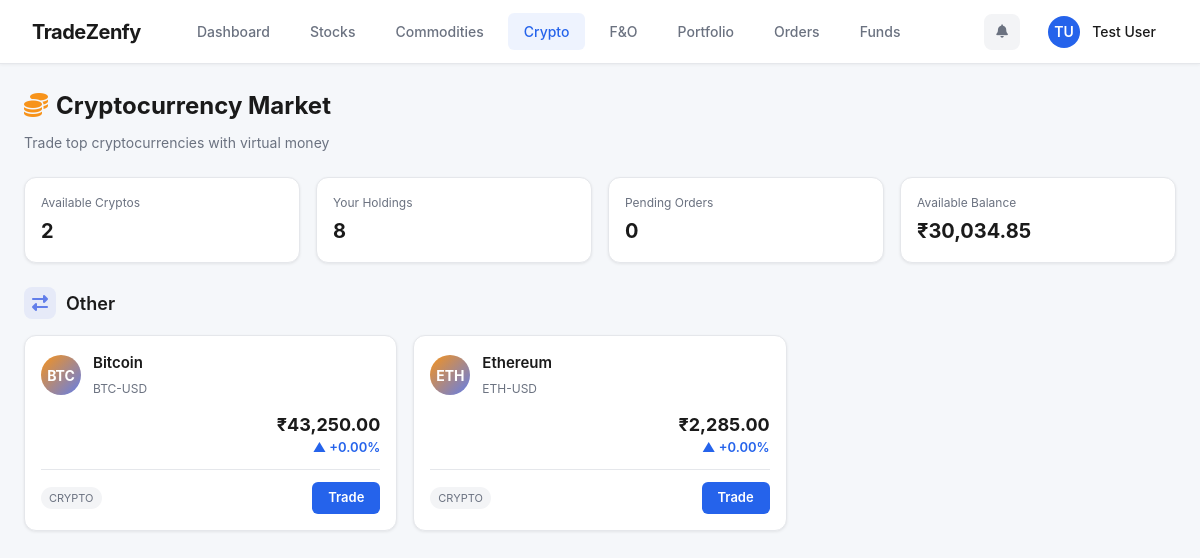
The app's page /crypto-market.php (signed in) with its own data.
### tables this page shows
CREATE TABLE IF NOT EXISTS `account_registrations` (
  `id` int(11) NOT NULL AUTO_INCREMENT,
  `title` varchar(10) DEFAULT NULL,
  `first_name` varchar(100) NOT NULL,
  `last_name` varchar(100) NOT NULL,
  `email` varchar(255) NOT NULL,
  `username` varchar(100) NOT NULL,
  `password` varchar(255) NOT NULL,
  `dob` date DEFAULT NULL,
  `phone` varchar(20) DEFAULT NULL,
  `street` text DEFAULT NULL,
  `postal_code` varchar(20) DEFAULT NULL,
  `city` varchar(100) DEFAULT NULL,
  `country` varchar(100) DEFAULT NULL,
  `state_citizenship` varchar(100) DEFAULT NULL,
  `state_tax_residency` varchar(100) DEFAULT NULL,
  `tax_id` varchar(50) DEFAULT NULL,
  `employment_status` varchar(50) DEFAULT NULL,
  `trading_currency` varchar(50) DEFAULT 'INR',
  `annual_income` decimal(15,2) DEFAULT NULL,
  `net_worth` decimal(15,2) DEFAULT NULL,
  `source_of_wealth` text DEFAULT NULL,
  `initial_deposit` decimal(15,2) DEFAULT NULL,
  `status` enum('pending','approved','rejected') DEFAULT 'pending',
  `current_balance` decimal(15,2) DEFAULT 0.00,
  `portfolio_value` decimal(15,2) DEFAULT 0.00,
  `total_invested` decimal(15,2) DEFAULT 0.00,
  `total_pnl` decimal(15,2) DEFAULT 0.00,
  `is_blocked` tinyint(1) DEFAULT 0,
  `created_at` timestamp NOT NULL DEFAULT current_timestamp(),
  `updated_at` timestamp NOT NULL DEFAULT current_timestamp() ON UPDATE current_timestamp(),
  PRIMARY KEY (`id`),
  UNIQUE KEY `email` (`email`),
  UNIQUE KEY `username` (`username`)
);

CREATE TABLE IF NOT EXISTS `stocks` (
  `id` int(11) NOT NULL AUTO_INCREMENT,
  `symbol` varchar(20) NOT NULL,
  `name` varchar(255) NOT NULL,
  `exchange` varchar(20) DEFAULT 'NSE',
  `industry` varchar(100) DEFAULT NULL,
  `sector` varchar(100) DEFAULT NULL,
  `market_cap` bigint(20) DEFAULT NULL,
  `logo_url` varchar(500) DEFAULT NULL,
  `website` varchar(255) DEFAULT NULL,
  `ltp` decimal(10,2) DEFAULT 0.00,
  `change_percent` decimal(10,4) DEFAULT 0.0000,
  `previous_close` decimal(10,2) DEFAULT 0.00,
  `is_active` tinyint(1) DEFAULT 1,
  `created_at` timestamp NOT NULL DEFAULT current_timestamp(),
  `updated_at` timestamp NOT NULL DEFAULT current_timestamp() ON UPDATE current_timestamp(),
  PRIMARY KEY (`id`),
  UNIQUE KEY `unique_symbol` (`symbol`)
);

### includes/middleware.php (called while the page is built, shortened)
<?php
function requireUser(): array {
    $db   = getDB();
    $stmt = $db->prepare("SELECT id, first_name, last_name, email, username, status, current_balance, portfolio_value, total_pnl, is_blocked FROM account_registrations WHERE id = ?");
    $stmt->execute([$_SESSION['user_id']]);
    $user = $stmt->fetch();
    return $user;
}

### crypto-market.php (the view, shortened to what this page needs)
<?php
require_once __DIR__ . '/includes/middleware.php';
$user = requireUser();
$db = getDB();
$stmt = $db->prepare("
    SELECT s.*,
           COALESCE(c.ltp, s.ltp) AS live_ltp,
           COALESCE(c.change_percent, s.change_percent) AS live_chg
    FROM stocks s
    LEFT JOIN stock_price_cache c ON c.stock_id = s.id
    WHERE s.is_active = 1 AND s.sector = 'Cryptocurrency'
    ORDER BY s.symbol ASC
");
$stmt->execute();
$cryptos = $stmt->fetchAll();
$grouped = [];
foreach ($cryptos as $crypto) {
    $industry = $crypto['industry'] ?: 'Other';
    if (!isset($grouped[$industry])) $grouped[$industry] = [];
    $grouped[$industry][] = $crypto;
}
$holdingsCount = $db->prepare("SELECT COUNT(*) FROM user_holdings WHERE user_id = ? AND quantity > 0");
$holdingsCount->execute([$user['id']]);
$holdingsCount = $holdingsCount->fetchColumn();
$pendingOrders = $db->prepare("SELECT COUNT(*) FROM user_orders WHERE user_id = ? AND status = 'PENDING'");
$pendingOrders->execute([$user['id']]);
$pendingOrders = $pendingOrders->fetchColumn();
$availableBalance = (float)$user['current_balance'];
?>
<!DOCTYPE html>
<html lang="en">
<head>
<link rel="stylesheet" href="https://cdnjs.cloudflare.com/ajax/libs/font-awesome/6.4.0/css/all.min.css">
<link rel="stylesheet" href="public/assets/css/groww-ui.css">
<link rel="stylesheet" href="public/assets/css/layout-new.css">
</head>
<body>
<?php include __DIR__ . '/includes/user-top-nav.php'; ?>
<div class="page-wrap">
  <div class="page-header">
    <h1><i class="fa fa-coins" style="color: #f7931a; margin-right: 8px;"></i>Cryptocurrency Market</h1>
    <p>Trade top cryptocurrencies with virtual money</p>
  </div>
  <div class="stats-grid">
    <div class="stat-card">
      <div class="label">Available Cryptos</div>
      <div class="value"><?= count($cryptos) ?></div>
    </div>
    <div class="stat-card">
      <div class="label">Your Holdings</div>
      <div class="value"><?= $holdingsCount ?></div>
    </div>
    <div class="stat-card">
      <div class="label">Pending Orders</div>
      <div class="value"><?= $pendingOrders ?></div>
    </div>
    <div class="stat-card">
      <div class="label">Available Balance</div>
      <div class="value">₹<?= number_format($availableBalance, 2) ?></div>
    </div>
  </div>
  <?php foreach ($grouped as $industry => $industryCryptos): ?>
  <div class="category-section">
    <div class="category-header">
      <div class="category-icon" style="background: <?= $industry === 'Crypto' ? 'rgba(247, 147, 26, 0.1)' : 'rgba(98, 126, 234, 0.1)' ?>; color: <?= $industry === 'Crypto' ? '#f7931a' : '#627eea' ?>;">
        <i class="fa fa-<?= $industry === 'Crypto' ? 'bitcoin' : 'exchange-alt' ?>"></i>
      </div>
      <h2><?= htmlspecialchars($industry) ?></h2>
    </div>
    <div class="crypto-grid">
      <?php foreach ($industryCryptos as $crypto):
        $ltp = (float)($crypto['live_ltp'] ?? $crypto['ltp']);
        $prev = (float)$crypto['previous_close'];
        $chgPct = (float)($crypto['live_chg'] ?? $crypto['change_percent']);
        $chgVal = $ltp - $prev;
        $isPos = $chgVal >= 0;
      ?>
      <div class="crypto-card" onclick="window.location.href='crypto-detail.php?id=<?= $crypto['id'] ?>'">
        <div class="crypto-header">
          <div class="crypto-icon"><?= strtoupper(substr($crypto['symbol'], 0, 3)) ?></div>
          <div class="crypto-info">
            <h3><?= htmlspecialchars($crypto['name']) ?></h3>
            <span><?= htmlspecialchars($crypto['symbol']) ?></span>
          </div>
        </div>
        <div class="crypto-price">
          <div class="ltp">₹<?= number_format($ltp, 2) ?></div>
          <div class="change <?= $isPos ? 'positive' : 'negative' ?>">
            <?= $isPos ? '▲' : '▼' ?> <?= $isPos ? '+' : '' ?><?= number_format($chgPct, 2) ?>%
          </div>
        </div>
        <div class="crypto-footer">
          <span class="exchange"><?= htmlspecialchars($crypto['exchange']) ?></span>
          <a href="crypto-detail.php?id=<?= $crypto['id'] ?>" class="btn-trade" onclick="event.stopPropagation()">Trade</a>
        </div>
      </div>
      <?php endforeach; ?>
    </div>
  </div>
  <?php endforeach; ?>
</div>
</body>
</html>

### includes/user-top-nav.php (shortened to what this page needs)
<?php
$currentPage = basename($_SERVER['PHP_SELF'], '.php');
$inUser = strpos($_SERVER['PHP_SELF'], '/user/') !== false;
$rootPrefix = $inUser ? '../' : '';
$userPrefix = $inUser ? '' : 'user/';
$userInitials = strtoupper(substr($user['first_name'] ?? 'U', 0, 1) . substr($user['last_name'] ?? '', 0, 1));
$displayName = ($user['first_name'] ?? '') . ' ' . ($user['last_name'] ?? '');
?>
<nav class="top-nav">
  <div class="top-nav-left">
    <a href="<?= $userPrefix ?>dashboard.php" class="top-nav-logo">
      TradeZenfy
    </a>
    <div class="top-nav-links">
      <a href="<?= $userPrefix ?>dashboard.php" <?= $currentPage === 'dashboard' ? 'class="active"' : '' ?>>
        Dashboard
      </a>
      <a href="<?= $rootPrefix ?>stock-market.php" <?= in_array($currentPage, ['stock-market','stock-detail','index-detail']) ? 'class="active"' : '' ?>>
        Stocks
      </a>
      <a href="<?= $rootPrefix ?>commodity-market.php" <?= in_array($currentPage, ['commodity-market','commodity-detail']) ? 'class="active"' : '' ?>>
        Commodities
      </a>
      <a href="<?= $rootPrefix ?>crypto-market.php" <?= in_array($currentPage, ['crypto-market','crypto-detail']) ? 'class="active"' : '' ?>>
        Crypto
      </a>
      <a href="<?= $rootPrefix ?>fno-market.php" <?= in_array($currentPage, ['fno-market','fno-detail']) ? 'class="active"' : '' ?>>
        F&O
      </a>
      <a href="<?= $userPrefix ?>portfolio.php" <?= $currentPage === 'portfolio' ? 'class="active"' : '' ?>>
        Portfolio
      </a>
      <a href="<?= $userPrefix ?>orders.php" <?= $currentPage === 'orders' ? 'class="active"' : '' ?>>
        Orders
      </a>
      <a href="<?= $userPrefix ?>deposit.php" <?= in_array($currentPage, ['deposit','withdraw']) ? 'class="active"' : '' ?>>
        Funds
      </a>
    </div>
  </div>
  <div class="top-nav-right">
    <button class="nav-icon-btn" title="Notifications">
      <i class="fa fa-bell"></i>
    </button>
    <div class="nav-user-info" onclick="window.location.href='<?= $userPrefix ?>edit-profile.php'">
      <div class="nav-user-avatar"><?= $userInitials ?></div>
      <div class="nav-user-name"><?= htmlspecialchars($displayName) ?></div>
    </div>
  </div>
</nav>

### public/assets/css/groww-ui.css (style rules this page uses)
*, *::before, *::after { box-sizing: border-box; margin: 0; padding: 0; }
:root { --primary: #2563EB; --primary-dark: #1D4ED8; --primary-light: #3B82F6; --success: #10B981; --success-dark: #059669; --danger: #EF4444; --danger-dark: #DC2626; --bg: #F5F7FA; --card: #FFFFFF; --text: #1A1A1A; --text-secondary: #6B7280; --border: #E5E7EB; --hover: #F3F4F6; --groww-green: var(--primary); --groww-green-dark: var(--primary-dark); --groww-red: var(--danger); --groww-bg: var(--bg); --groww-card: var(--card); --groww-text: var(--text); --groww-text-secondary: var(--text-secondary); --groww-border: var(--border); --groww-hover: var(--hover); }
body { font-family: -apple-system, BlinkMacSystemFont, 'Segoe UI', Roboto, sans-serif; background: var(--bg); color: var(--text); min-height: 100vh; line-height: 1.5; overflow-x: hidden; max-width: 100vw; }

### public/assets/css/layout-new.css (style rules this page uses)
.top-nav { background: var(--card); border-bottom: 1px solid var(--border); padding: 0 32px; display: flex; align-items: center; justify-content: space-between; height: 64px; position: sticky; top: 0; z-index: 1000; box-shadow: 0 1px 3px rgba(0,0,0,0.05); }
.top-nav-left { display: flex; align-items: center; gap: 40px; }
.top-nav-logo { font-size: 20px; font-weight: 700; color: var(--text); text-decoration: none; letter-spacing: -0.5px; }
.top-nav-links { display: flex; gap: 8px; }
.top-nav-links a { padding: 8px 16px; color: var(--text-secondary); text-decoration: none; font-size: 14px; font-weight: 500; border-radius: 6px; transition: all 0.2s; }
.top-nav-links a.active { color: var(--primary); background: rgba(37, 99, 235, 0.08); }
.top-nav-right { display: flex; align-items: center; gap: 16px; }
.nav-user-info { display: flex; align-items: center; gap: 12px; cursor: pointer; padding: 6px 12px; border-radius: 8px; transition: background 0.2s; }
.nav-user-avatar { width: 32px; height: 32px; border-radius: 50%; background: var(--primary); color: white; display: flex; align-items: center; justify-content: center; font-weight: 600; font-size: 14px; }
.nav-user-name { font-size: 14px; font-weight: 500; color: var(--text); }
.nav-icon-btn { width: 36px; height: 36px; border-radius: 8px; background: var(--hover); border: none; cursor: pointer; display: flex; align-items: center; justify-content: center; color: var(--text-secondary); transition: all 0.2s; }

### records on screen
account_registrations: userInitials "TU", displayName "Test User", current_balance "30,034.85"
stocks: industry "Other", symbol "ETH", name "Ethereum", symbol "ETH-USD", ltp "2,285.00", chgPct "0.00", exchange "CRYPTO"
stocks: symbol "BTC", name "Bitcoin", symbol "BTC-USD", ltp "43,250.00", chgPct "0.00", exchange "CRYPTO"

### other values on screen
count($cryptos) "2"
$holdingsCount "8"
$pendingOrders "0"
